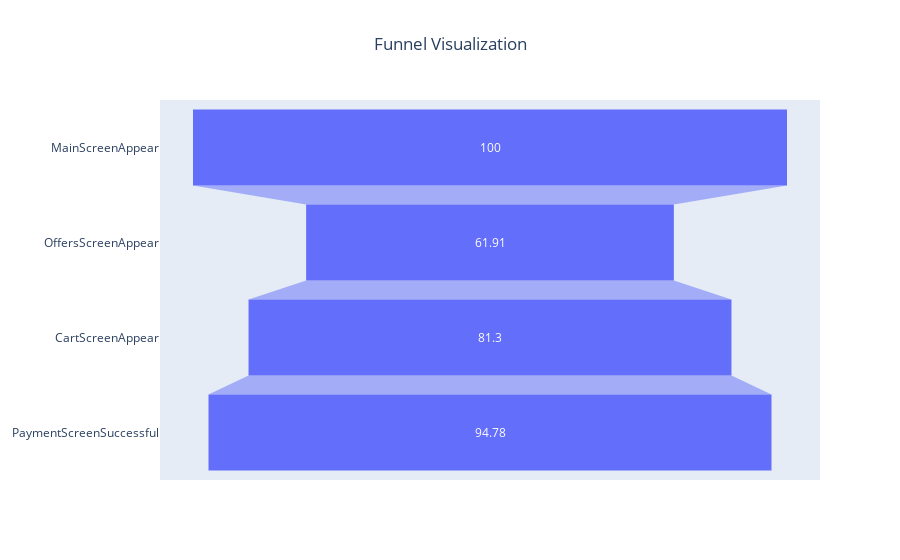

Notebook code cell kept with this figure:
### Code cell
# Let's add a visualization of the funnel
from plotly import graph_objects as go
fig = go.Figure(go.Funnel(y = list(funnel['event_name']), x = list(funnel['roll_rate'].fillna(100))))
fig.update_layout(title={'text': 'Funnel Visualization', 'x':0.5, 'xanchor': 'center'})
fig.show()

### Figure 1 — Plotly figure (JSON) as saved in the notebook; plotly's stock layout.template omitted (floating-point values rounded to 4 significant figures)
{"data": [{"type": "funnel", "x": [100, 61.91, 81.3, 94.78], "y": ["MainScreenAppear", "OffersScreenAppear", "CartScreenAppear", "PaymentScreenSuccessful"]}], "layout": {"title": {"text": "Funnel Visualization", "x": 0.5, "xanchor": "center"}}}
